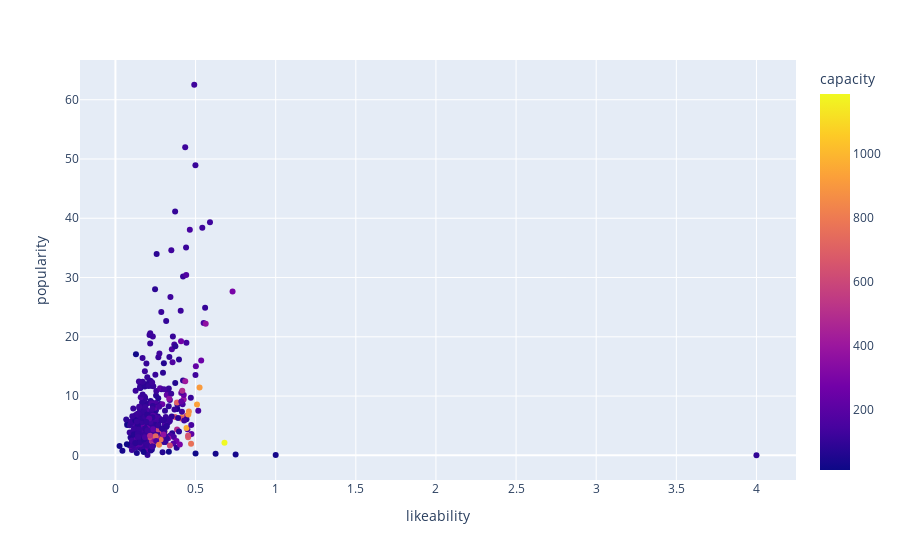

Notebook source saved alongside this figure:
### Code cell
import plotly.express as px

px.scatter(school_df, x="likeability", y="popularity", color="capacity")
# px.scatter(school_df, x="total_applicants", y="popularity", color="capacity")

### Figure 1 — Plotly figure (JSON) as saved in the notebook; plotly's stock layout.template omitted (floating-point values rounded to 4 significant figures; data arrays with more than 128 entries replaced by an {"elided": "..."} marker saying what was removed)
{"data": [{"hovertemplate": "likeability=%{x}<br>popularity=%{y}<br>capacity=%{marker.color}<extra></extra>", "legendgroup": "", "marker": {"color": {"elided": "439 int values"}, "coloraxis": "coloraxis", "symbol": "circle"}, "mode": "markers", "name": "", "orientation": "v", "showlegend": false, "type": "scatter", "x": {"elided": "439 float values"}, "xaxis": "x", "y": {"elided": "439 float values"}, "yaxis": "y"}], "layout": {"coloraxis": {"colorbar": {"title": {"text": "capacity"}}, "colorscale": [[0, "#0d0887"], [0.1111, "#46039f"], [0.2222, "#7201a8"], [0.3333, "#9c179e"], [0.4444, "#bd3786"], [0.5556, "#d8576b"], [0.6667, "#ed7953"], [0.7778, "#fb9f3a"], [0.8889, "#fdca26"], [1, "#f0f921"]]}, "legend": {"tracegroupgap": 0}, "margin": {"t": 60}, "xaxis": {"anchor": "y", "domain": [0, 1], "title": {"text": "likeability"}}, "yaxis": {"anchor": "x", "domain": [0, 1], "title": {"text": "popularity"}}}}
